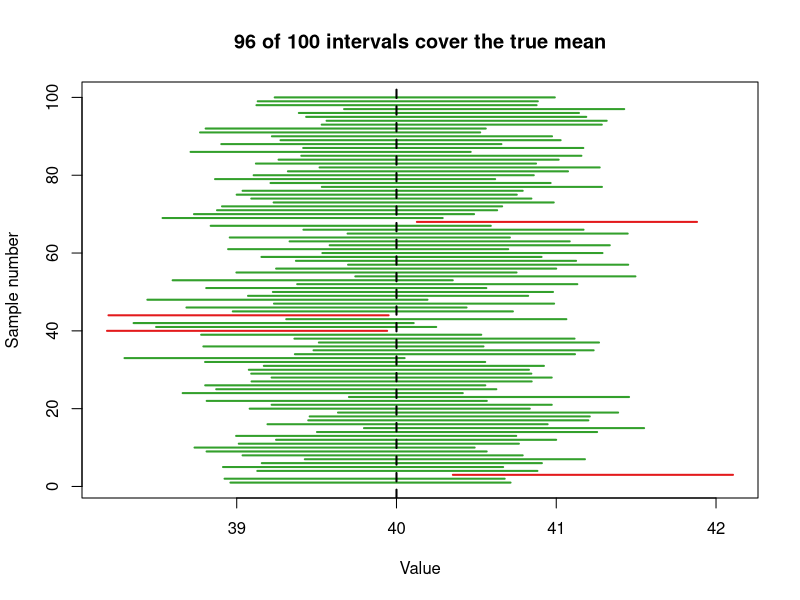
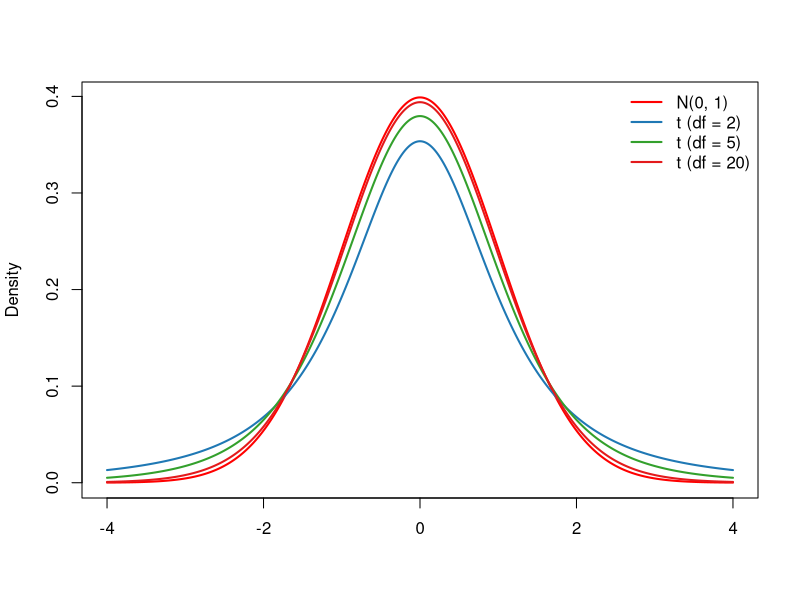
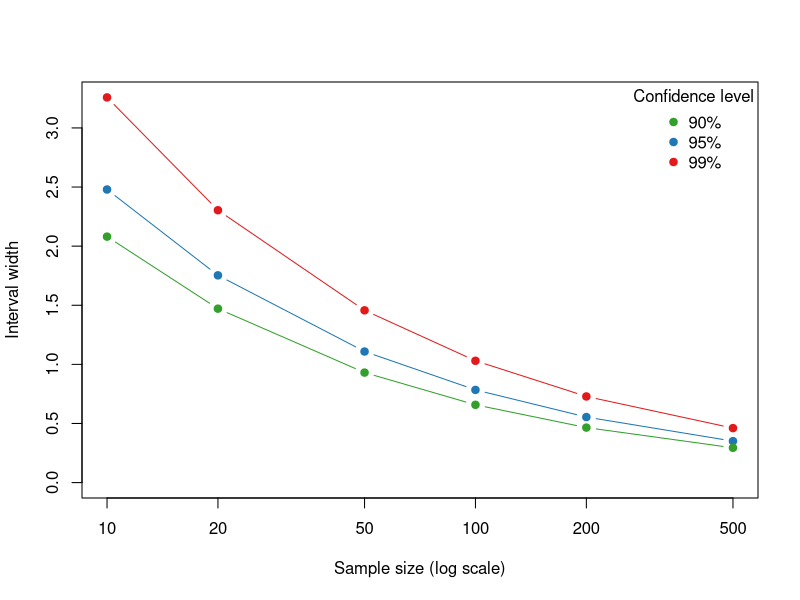

Write the R code that produced these figures, in order.
## ---- chunk 1
knitr::opts_chunk$set(echo = TRUE, fig.width = 7, fig.height = 5, dpi = 110)
library(RColorBrewer)
pal <- brewer.pal(8, "Paired")
set.seed(40)
## ---- chunk 2
mu <- 40; sigma <- 2; n <- 20
repeats <- 100
conf_level <- 0.95
z <- qnorm(1 - (1 - conf_level) / 2)

lower <- upper <- numeric(repeats)
for (i in 1:repeats) {
  x <- rnorm(n, mu, sigma)
  margin <- z * sigma / sqrt(n)
  lower[i] <- mean(x) - margin
  upper[i] <- mean(x) + margin
}
covers <- lower <= mu & upper >= mu

plot(NULL, xlim = range(lower, upper), ylim = c(1, repeats),
     xlab = "Value", ylab = "Sample number",
     main = paste0(sum(covers), " of ", repeats, " intervals cover the true mean"))
segments(lower, 1:repeats, upper, 1:repeats, lwd = 2,
         col = ifelse(covers, pal[4], pal[6]))
abline(v = mu, lwd = 2, lty = 2)
## ---- chunk 3
mean(covers)
## ---- chunk 4
coverage <- function(n, conf_level, repeats = 10000) {
  z <- qnorm(1 - (1 - conf_level) / 2)
  means <- replicate(repeats, mean(rnorm(n, mu, sigma)))
  mean(abs(means - mu) <= z * sigma / sqrt(n))
}
coverage(n = 20, conf_level = 0.95)
coverage(n = 20, conf_level = 0.90)
## ---- chunk 5
x <- seq(-4, 4, 0.01)
plot(x, dnorm(x), type = "l", lwd = 2, col = "red", ylab = "Density", xlab = "")
for (k in 1:3) lines(x, dt(x, df = c(2, 5, 20)[k]), lwd = 2, col = pal[2 * k])
legend("topright", legend = c("N(0, 1)", "t (df = 2)", "t (df = 5)", "t (df = 20)"),
       col = c("red", pal[c(2, 4, 6)]), lwd = 2, bty = "n")
## ---- chunk 6
x <- rnorm(20, mu, sigma)
mean(x) + c(-1, 1) * qt(0.975, df = 19) * sd(x) / sqrt(20)
t.test(x, conf.level = 0.95)$conf.int
## ---- chunk 7
width <- function(n, conf_level) 2 * qnorm(1 - (1 - conf_level) / 2) * sigma / sqrt(n)
ns <- c(10, 20, 50, 100, 200, 500)
plot(ns, width(ns, 0.95), type = "b", pch = 19, col = pal[2], log = "x",
     xlab = "Sample size (log scale)", ylab = "Interval width",
     ylim = c(0, max(width(ns, 0.99))))
lines(ns, width(ns, 0.90), type = "b", pch = 19, col = pal[4])
lines(ns, width(ns, 0.99), type = "b", pch = 19, col = pal[6])
legend("topright", legend = c("90%", "95%", "99%"), col = pal[c(4, 2, 6)],
       pch = 19, bty = "n", title = "Confidence level")
